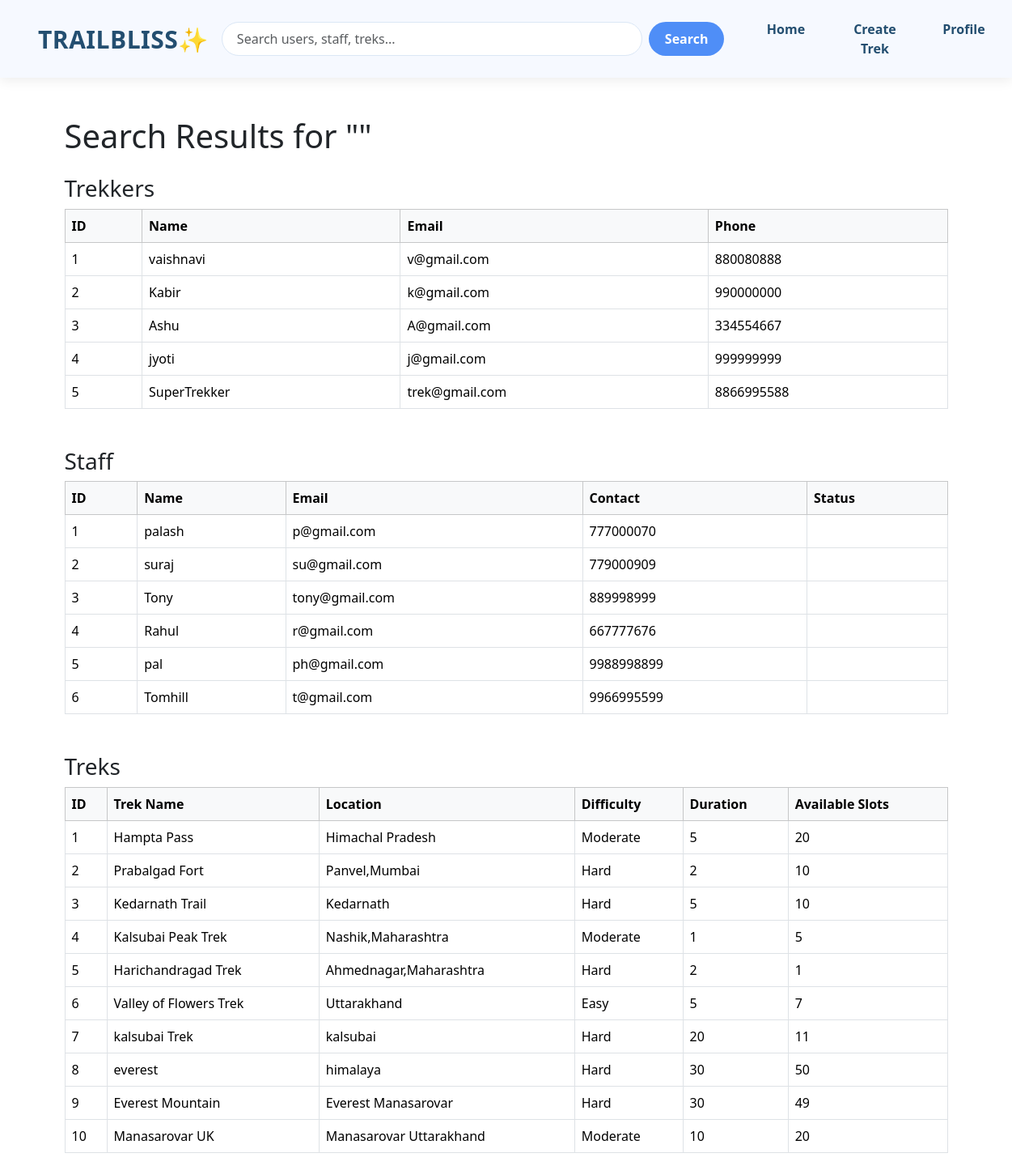
The app's page /admin/search (signed in) with its own data.
### models.py (models this page shows)
class Trekker(db.Model):
    __tablename__ = 'trekker'
    id = db.Column(db.Integer,primary_key=True)
    name=db.Column(db.String(20),nullable= False)
    email = db.Column(db.String(64),unique=True,nullable=False)
    passhash = db.Column(db.String(200),nullable=False)
    phone = db.Column(db.String(20),nullable =False)
    is_active = db.Column(db.Boolean,default= True)
    bookings= db.relationship('Booking',backref='trekker',lazy=True)

class Staff(db.Model):
    __tablename__ = 'staff'
    id = db.Column(db.Integer,primary_key=True)
    name=db.Column(db.String(20),nullable= False)
    email = db.Column(db.String(64),unique=True,nullable=False)
    passhash = db.Column(db.String(200),nullable=False)
    contact = db.Column(db.String(20),nullable = False)
    approval_status = db.Column(db.String(20),default="Pending")
    treks = db.relationship('Trek',backref='staff',lazy=True)

class Trek(db.Model):
    __tablename__ = 'trek'
    id = db.Column(db.Integer,primary_key=True)
    trek_name=db.Column(db.String(20),nullable= False)
    location = db.Column(db.String(100),nullable=False)
    difficulty = db.Column(db.String(20),nullable=False)
    duration = db.Column(db.Integer,nullable = False)
    available_slots = db.Column(db.Integer,nullable= False)
    staff_id = db.Column(db.Integer,db.ForeignKey('staff.id'),nullable=False)
    start_date=db.Column(db.Date,nullable=False)
    end_date=db.Column(db.Date,nullable=False)
    description = db.Column(db.Text)
    status = db.Column(db.String(20), default='Open')
    booking = db.relationship('Booking',backref='trek',lazy=True)

### routes.py (the view)
@main_bp.route('/admin/search')
@admin_required
def admin_search():
    if 'admin_id' not in session:
        return redirect(url_for('main.admin_login'))
    q = request.args.get('q', '').strip()
    trekkers = Trekker.query.filter(
        or_(
            Trekker.name.ilike(f'%{q}%'),
            Trekker.email.ilike(f'%{q}%')
        )
    ).all()
    staffs = Staff.query.filter(
        or_(
            Staff.name.ilike(f'%{q}%'),
            Staff.email.ilike(f'%{q}%')
        )
    ).all()
    treks = Trek.query.filter(
        or_(
            Trek.trek_name.ilike(f'%{q}%'),
            Trek.location.ilike(f'%{q}%'),
            Trek.difficulty.ilike(f'%{q}%')
        )
    ).all()
    return render_template(
        'admin/admin_search.html',
        query=q,
        trekkers=trekkers,
        staffs=staffs,
        treks=treks
    )

### routes.py (called while the page is built)
def admin_required(f):
    @wraps(f)
    def decorated_function(*args, **kwargs):
        if 'admin_id' not in session:
            flash("Please login as Admin.", "warning")
            return redirect(url_for('main.admin_login'))
        return f(*args, **kwargs)
    return decorated_function

### templates/admin/admin_search.html (shortened to what this page needs)
{% extends 'layout.html' %}
{% block content %}
<div class="container mt-5">
    <h1 class="mb-4">Search Results for "{{ query }}"</h1>
    <h3 class="mt-4">Trekkers</h3>
    {% if trekkers %}
    <table class="table table-bordered table-hover">
        <thead class="table-light">
            <tr>
                <th>ID</th>
                <th>Name</th>
                <th>Email</th>
                <th>Phone</th>
            </tr>
        </thead>
        <tbody>
        {% for trekker in trekkers %}
            <tr>
                <td>{{ trekker.id }}</td>
                <td>{{ trekker.name }}</td>
                <td>{{ trekker.email }}</td>
                <td>{{ trekker.phone }}</td>
            </tr>
        {% endfor %}
        </tbody>
    </table>
    {% else %}
    <div class="alert alert-warning">
        No trekkers found.
    </div>
    {% endif %}
    <h3 class="mt-5">Staff</h3>
    {% if staffs %}
    <table class="table table-bordered table-hover">
        <thead class="table-light">
            <tr>
                <th>ID</th>
                <th>Name</th>
                <th>Email</th>
                <th>Contact</th>
                <th>Status</th>
            </tr>
        </thead>
        <tbody>
        {% for staff in staffs %}
            <tr>
                <td>{{ staff.id }}</td>
                <td>{{ staff.name }}</td>
                <td>{{ staff.email }}</td>
                <td>{{ staff.contact }}</td>
                <td>{{ staff.status }}</td>
            </tr>
        {% endfor %}
        </tbody>
    </table>
    {% else %}
    <div class="alert alert-warning">
        No staff found.
    </div>
    {% endif %}
    <h3 class="mt-5">Treks</h3>
    {% if treks %}
    <table class="table table-bordered table-hover">
        <thead class="table-light">
            <tr>
                <th>ID</th>
                <th>Trek Name</th>
                <th>Location</th>
                <th>Difficulty</th>
                <th>Duration</th>
                <th>Available Slots</th>
            </tr>
        </thead>
        <tbody>
        {% for trek in treks %}
            <tr>
                <td>{{ trek.id }}</td>
                <td>{{ trek.trek_name }}</td>
                <td>{{ trek.location }}</td>
                <td>{{ trek.difficulty }}</td>
                <td>{{ trek.duration }}</td>
                <td>{{ trek.available_slots }}</td>
            </tr>
        {% endfor %}
        </tbody>
    </table>
    {% else %}
    <div class="alert alert-warning">
        No treks found.
    </div>
    {% endif %}
</div>
{% endblock %}

### templates/layout.html (style rules this page uses)
body { margin: 0; padding: 0; width: auto; }

### records on screen
Trekker: id "1", name "vaishnavi", email "v@gmail.com", phone "880080888"
Trekker: id "2", name "Kabir", email "k@gmail.com", phone "990000000"
Trekker: id "3", name "Ashu", email "A@gmail.com", phone "334554667"
Trekker: id "4", name "jyoti", email "j@gmail.com", phone "999999999"
Trekker: id "5", name "SuperTrekker", email "trek@gmail.com", phone "8866995588"
Staff: id "1", name "palash", email "p@gmail.com", contact "777000070"
Staff: id "2", name "suraj", email "su@gmail.com", contact "779000909"
Staff: id "3", name "Tony", email "tony@gmail.com", contact "889998999"
Staff: id "4", name "Rahul", email "r@gmail.com", contact "667777676"
Staff: id "5", name "pal", email "ph@gmail.com", contact "9988998899"
Staff: id "6", name "Tomhill", email "t@gmail.com", contact "9966995599"
Trek: id "1", trek_name "Hampta Pass", location "Himachal Pradesh", difficulty "Moderate", duration "5", available_slots "20"
Trek: id "2", trek_name "Prabalgad Fort", location "Panvel,Mumbai", difficulty "Hard", duration "2", available_slots "10"
Trek: id "3", trek_name "Kedarnath Trail", location "Kedarnath", difficulty "Hard", duration "5", available_slots "10"
Trek: id "4", trek_name "Kalsubai Peak Trek", location "Nashik,Maharashtra", difficulty "Moderate", duration "1", available_slots "5"
Trek: id "5", trek_name "Harichandragad Trek", location "Ahmednagar,Maharashtra", difficulty "Hard", duration "2", available_slots "1"
Trek: id "6", trek_name "Valley of Flowers Trek", location "Uttarakhand", difficulty "Easy", duration "5", available_slots "7"
Trek: id "7", trek_name "kalsubai Trek", location "kalsubai", difficulty "Hard", duration "20", available_slots "11"
Trek: id "8", trek_name "everest", location "himalaya", difficulty "Hard", duration "30", available_slots "50"
Trek: id "9", trek_name "Everest Mountain", location "Everest Manasarovar", difficulty "Hard", duration "30", available_slots "49"
Trek: id "10", trek_name "Manasarovar UK", location "Manasarovar Uttarakhand", difficulty "Moderate", duration "10", available_slots "20"
